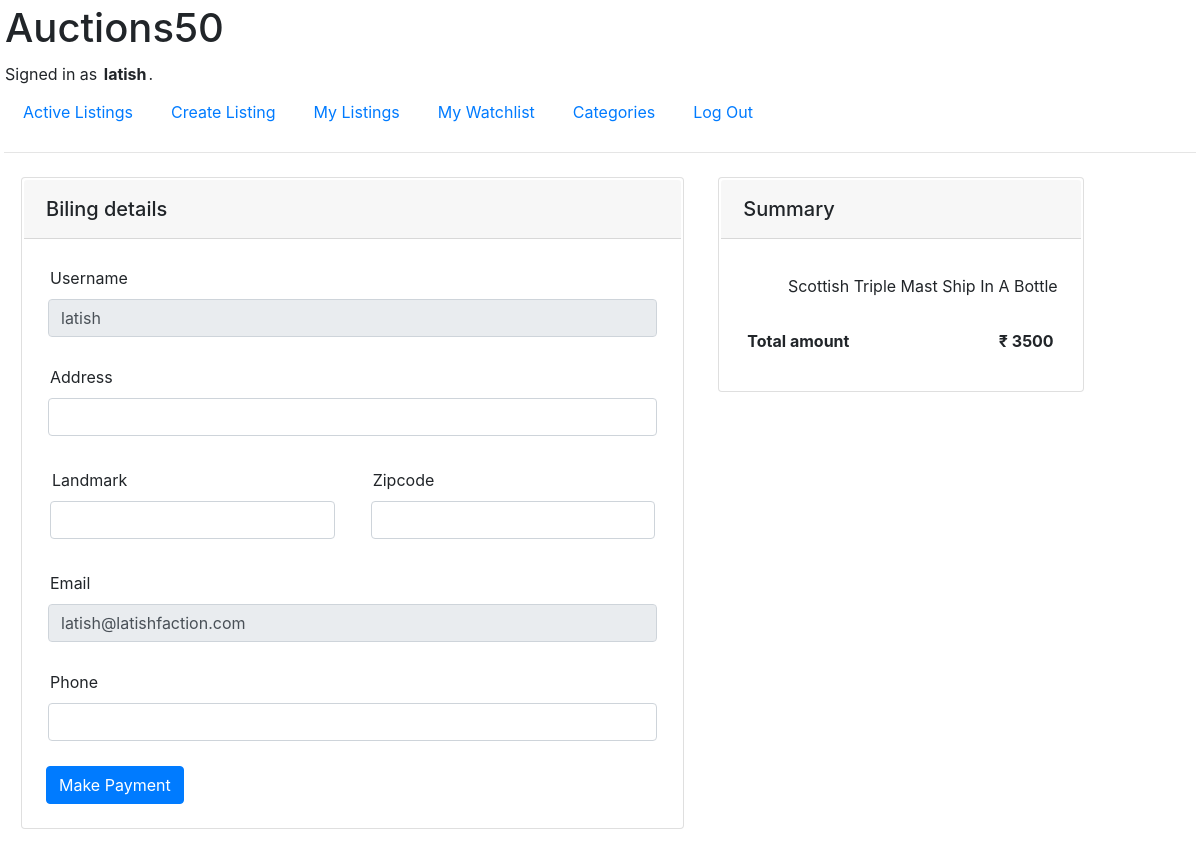
The app's page /payment/32 (signed in) with its own data.
### auctions/models.py (models this page shows, shortened)
class User(AbstractUser):
    pass

class Bid(models.Model):
    bidder = models.ForeignKey(
        User, on_delete=models.CASCADE, related_name="bidder", null=True
    )
    item = models.ForeignKey(Listing, on_delete=models.CASCADE, related_name="bid_item")
    bid_amount = models.PositiveIntegerField(default=0)
    bid_starting_amt = models.PositiveIntegerField(default=0)
    isFinished = models.BooleanField(null=True, blank=True)

class Listing(models.Model):
    owner = models.ForeignKey(User, on_delete=models.CASCADE, related_name="owner")
    title = models.CharField(max_length=100)
    description = models.TextField(max_length=1000)
    price = models.IntegerField()
    url = models.URLField(
        max_length=400,
        default="https://us.123rf.com/450wm/pavelstasevich/pavelstasevich1811/pavelstasevich181101027/pavelstasevich181101027.jpg",
    )
    theme = models.ForeignKey(Category, on_delete=models.CASCADE, related_name="theme")
    isActive = models.BooleanField(default=False)

### auctions/views.py (the view, shortened to what this page needs)
# urls.py: path("payment/<int:product_id>",views.payment_form,name="payment_form"),
def payment_form(request,product_id):
    product_info = Bid.objects.get(id=product_id)
    return render(request, "auctions/payment_form.html",{
            "product":product_info,
        })

### auctions/templates/auctions/payment_form.html (shortened to what this page needs)
{% extends 'auctions/layout.html' %}
{% load static %}
{% load humanize %}
{% block body %}
<div class="container-fluid">
    <div class="row">
        <div class="col-md-7 mb-4">
          <div class="card mb-4">
            <div class="card-header py-3">
              <h5 class="mb-0">Biling details</h5>
            </div>
            <div class="card-body">
              <form method="post">
                <div class="form-outline mb-4">
                    <label class="form-label" for="form7Example3">Username</label>
                  <input type="text" id="form7Example3" class="form-control" disabled value="{{request.user.username}}" />
                </div>
                <div class="form-outline mb-4">
                    <label class="form-label" for="form7Example4">Address</label>
                  <input type="text" id="form7Example4" class="form-control" name="address"  required/>
                </div>
                <div class="row mb-4">
                    <div class="col">
                      <div class="form-outline">
                          <label class="form-label" for="form7Example1">Landmark</label>
                        <input type="text" id="form7Example1" class="form-control" name="landmark" required/>
                      </div>
                    </div>
                    <div class="col">
                      <div class="form-outline">
                          <label class="form-label" for="form7Example2">Zipcode</label>
                        <input type="text" id="form7Example2" class="form-control" name="zipcode" required/>
                      </div>
                    </div>
                  </div>
                <div class="form-outline mb-4">
                    <label class="form-label" for="form7Example5">Email</label>
                  <input type="email" id="form7Example5" name="email" class="form-control" value="{{request.user.email}}" disabled/>
                </div>
                <div class="form-outline mb-4">
                    <label class="form-label" for="form7Example6">Phone</label>
                  <input type="number" id="form7Example6" class="form-control" name="contact" minlength="0000000000" maxlength="9999999999" required/>
                </div>
                <input type="submit" value="Make Payment" class="btn btn-primary">
              </form>
            </div>
          </div>
        </div>
        <div class="col-md-4 mb-4">
          <div class="card mb-4">
            <div class="card-header py-3">
              <h5 class="mb-0">Summary</h5>
            </div>
            <div class="card-body">
              <ul class="list-group list-group-flush">
                <li class="list-group-item d-flex justify-content-between align-items-center border-0 px-0 mb-1">
                    <img src="{{product.item.url}}" alt="" class="img-fluid" style="max-width : 40%">
                    {{product.item.title | title}}
                </li>
                <li
                  class="list-group-item d-flex justify-content-between align-items-center border-0 px-0">
                  <div>
                    <strong>Total amount</strong>
                  </div>
                  <span><strong>₹ {{product.bid_amount}}</strong></span>
                </li>
              </ul>
            </div>
          </div>
        </div>
    </div>
</div>
{% endblock %}

### auctions/templates/auctions/layout.html (shortened to what this page needs)
{% load static %}
<!DOCTYPE html>
<html lang="en">
<head>
    <link rel="stylesheet" href="https://stackpath.bootstrapcdn.com/bootstrap/4.4.1/css/bootstrap.min.css"
>
    <link href="{% static 'auctions/styles.css' %}" rel="stylesheet">
</head>
<body>
    <h1>Auctions50</h1>
    <div>
        {% if user.is_authenticated %}
        Signed in as <strong>{{ user.username }}</strong>.
        {% else %}
        Not signed in.
        {% endif %}
    </div>
    <ul class="nav">
        <li class="nav-item">
            <a class="nav-link" href="{% url 'index' %}">Active Listings</a>
        </li>
        {% if user.is_authenticated %}
        <li class="nav-item">
            <a class="nav-link" href="{% url 'create_listing' %}">Create Listing</a>
        </li>
        <li class="nav-item">
            <a class="nav-link" href="{% url 'show_listing' %}">My Listings</a>
        </li>
        <li class="nav-item">
            <a class="nav-link" href="{% url 'show_watchlist' %}">My Watchlist</a>
        </li>
        <li class="nav-item">
            <a class="nav-link" href="{% url 'show_categories' %}">Categories</a>
        </li>
        <li class="nav-item">
            <a class="nav-link" href="{% url 'logout' %}">Log Out</a>
        </li>
        {% endif %}
    </ul>
    <hr>
    {% block body %}
    {% endblock %}
</body>
</html>

### auctions/static/auctions/styles.css (style rules this page uses)
* { margin:1px; padding: 1px; }

### records on screen
User: username "latish", user.username "latish", email "latish@latishfaction.com"
Bid: item "Scottish Triple Mast Ship In A Bottle", bid_amount "3500"
